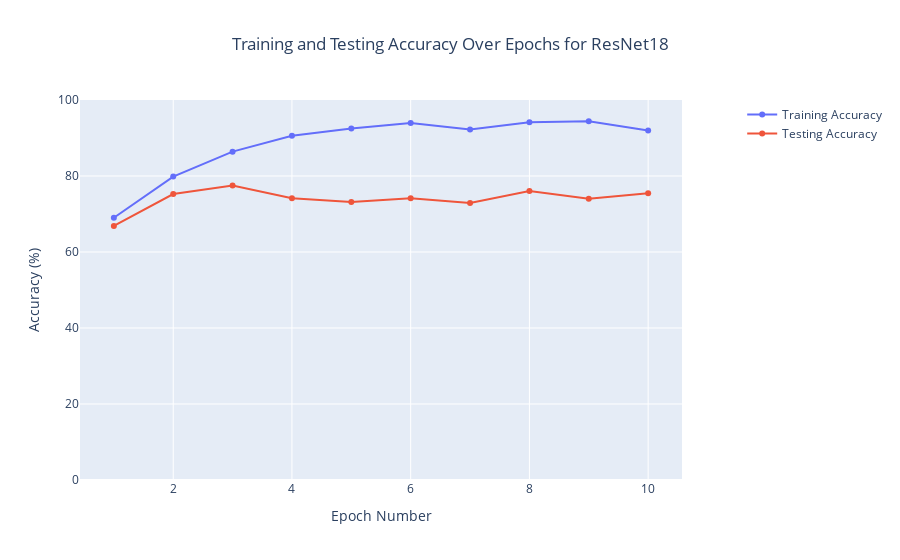

The cell this chart's notebook holds for it:
### Code cell
import plotly.graph_objs as go

# Data
epochs = [1, 2, 3, 4, 5, 6, 7, 8, 9, 10]
train_accuracy = [69.021, 79.841, 86.409, 90.597, 92.470, 93.926, 92.210, 94.134, 94.408, 91.989]
test_accuracy = [66.875, 75.247, 77.483, 74.155, 73.167, 74.155, 72.907, 76.079, 73.999, 75.455]

# Create trace for training accuracy
trace_train = go.Scatter(x=epochs, y=train_accuracy, mode='lines+markers', name='Training Accuracy')

# Create trace for testing accuracy
trace_test = go.Scatter(x=epochs, y=test_accuracy, mode='lines+markers', name='Testing Accuracy')

# Create layout
layout = go.Layout(
    title='Training and Testing Accuracy Over Epochs for ResNet18',
    title_x=0.5,
    xaxis=dict(title='Epoch Number'),
    yaxis=dict(title='Accuracy (%)', range= [0,100]),
    legend=dict(x=1.1, y=1.0)
)

# Create figure
fig = go.Figure(data=[trace_train, trace_test], layout=layout)

# Show the figure
fig.show()

### Figure 1 — Plotly figure (JSON) as saved in the notebook; plotly's stock layout.template omitted (floating-point values rounded to 4 significant figures)
{"data": [{"mode": "lines+markers", "name": "Training Accuracy", "type": "scatter", "x": [1, 2, 3, 4, 5, 6, 7, 8, 9, 10], "y": [69.02, 79.84, 86.41, 90.6, 92.47, 93.93, 92.21, 94.13, 94.41, 91.99]}, {"mode": "lines+markers", "name": "Testing Accuracy", "type": "scatter", "x": [1, 2, 3, 4, 5, 6, 7, 8, 9, 10], "y": [66.88, 75.25, 77.48, 74.16, 73.17, 74.16, 72.91, 76.08, 74.0, 75.45]}], "layout": {"legend": {"x": 1.1, "y": 1}, "title": {"text": "Training and Testing Accuracy Over Epochs for ResNet18", "x": 0.5}, "xaxis": {"title": {"text": "Epoch Number"}}, "yaxis": {"range": [0, 100], "title": {"text": "Accuracy (%)"}}}}
